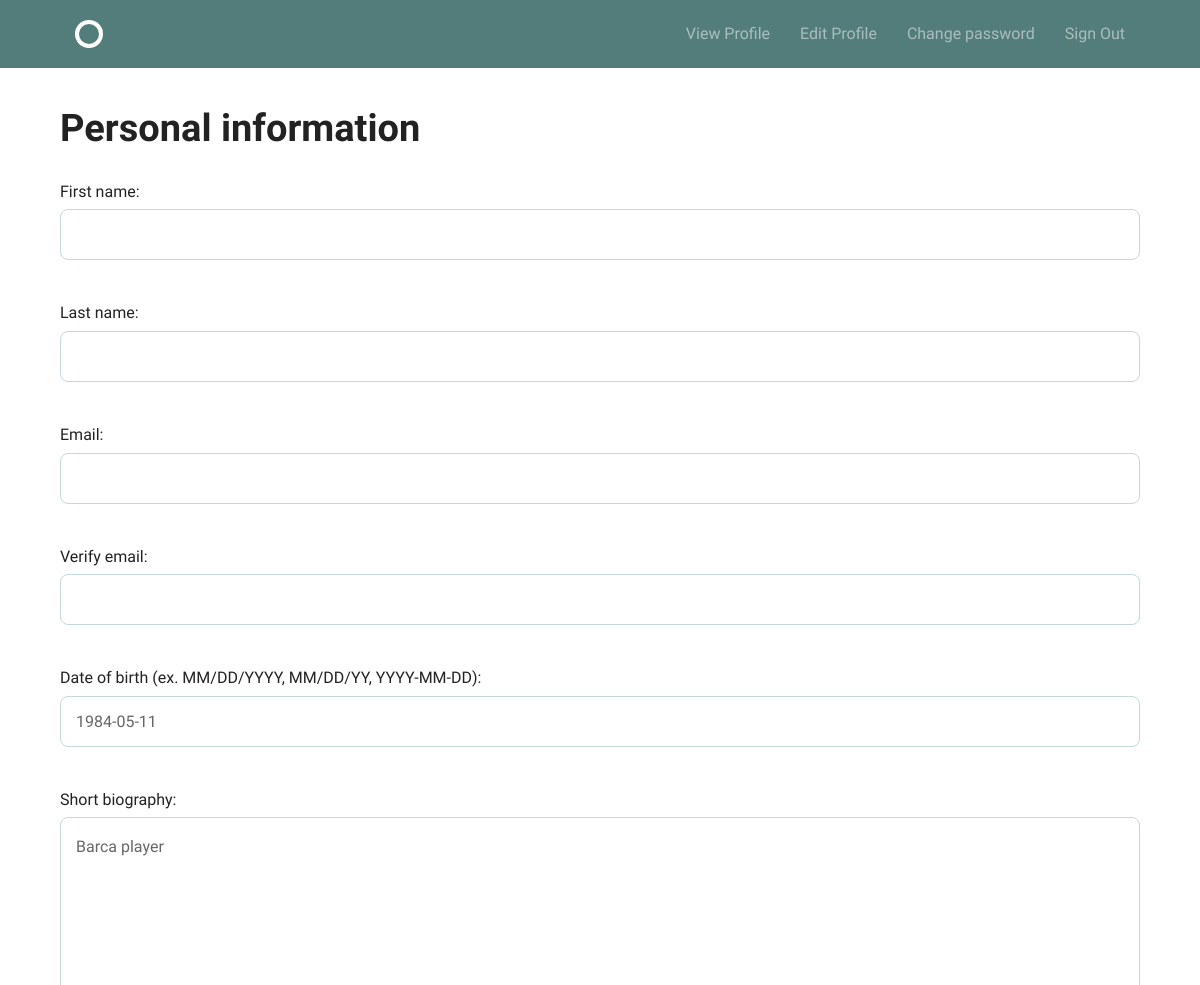
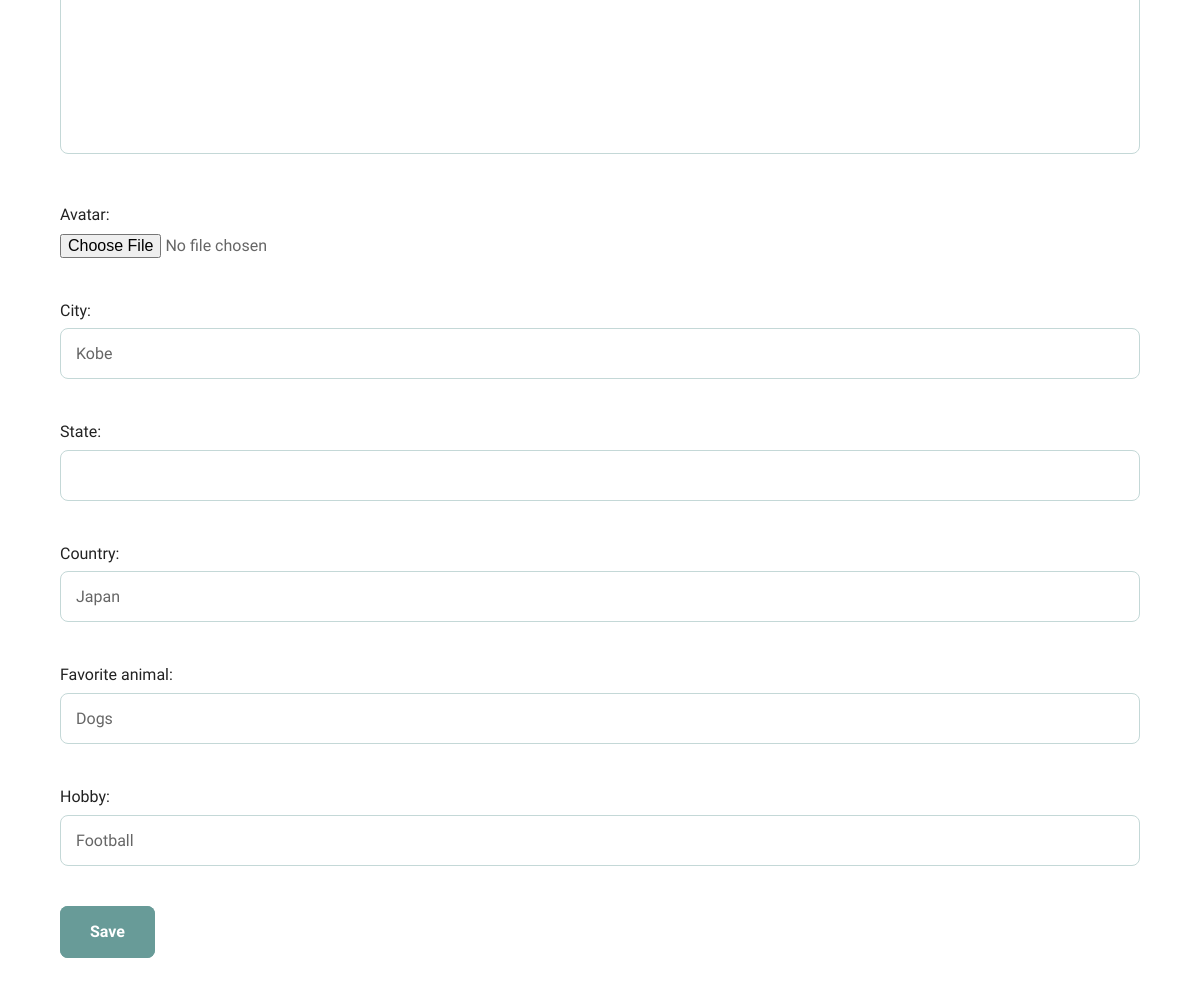
Before: /accounts/profile/edit/ (signed in) with the older database file (2 pictures, top to bottom).
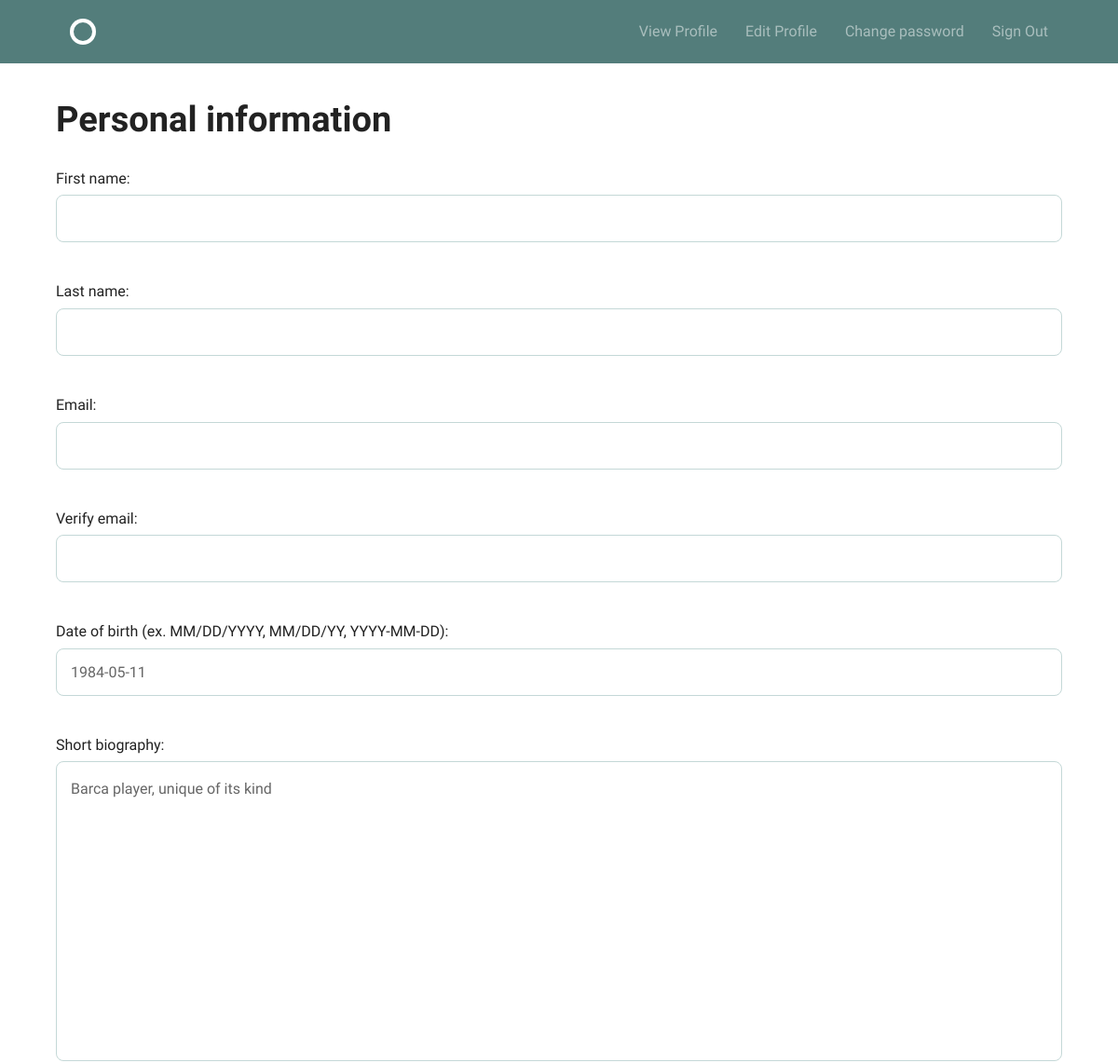
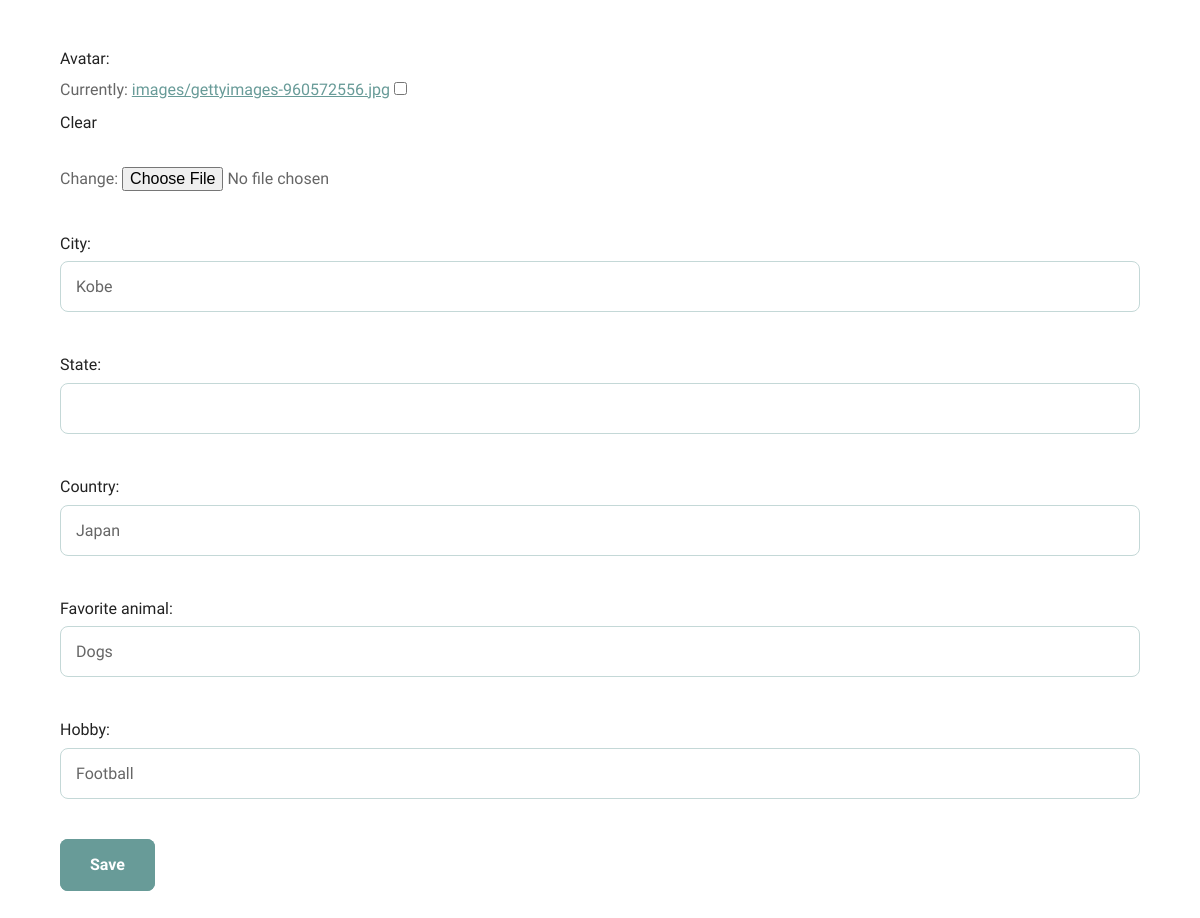
After: the same page with the newer database file (2 pictures, top to bottom).
### accounts/models.py (models this page shows)
class Profile(models.Model):
    username = models.OneToOneField(User,on_delete=models.CASCADE)
    first_name = models.CharField(max_length=255, blank=True)
    last_name = models.CharField(max_length=255, blank=True)
    email = models.EmailField(null=True,blank=True,unique=True)
    date_birth = models.DateField(null=True,blank=True)
    avatar = models.ImageField(
                               upload_to='images/',
                               null=True,
                               blank=True
                               )
    bio = models.TextField(max_length=255, blank=True)
    city = models.CharField(max_length=255, blank=True)
    state = models.CharField(max_length=255, blank=True)
    country = models.CharField(max_length=255, blank=True)
    fav_animal = models.CharField(max_length=255, blank=True)
    hobby = models.CharField(max_length=255, blank=True)

### accounts/views.py (the view)
# urls.py: url(r'profile/edit/$', views.profile_edit, name='profile_edit'),
@login_required
@transaction.atomic
def profile_edit(request):
    if request.method == 'POST':
        profile_form = forms.ProfileForm(
                                        request.POST,
                                        request.FILES,
                                        instance=request.user.profile
                                        )
        if profile_form.is_valid():
            profile_form.save()
            messages.success(request,'Profile was successfully updated!')
            return redirect('accounts:profile')
    else:
        profile_form = forms.ProfileForm(instance=request.user.profile)
    return render(request, 'accounts/profile_edit.html', {
        'profile_form': profile_form
        })

### accounts/forms.py (shortened to what this page needs)
class ProfileForm(forms.ModelForm):
    confirm_email = forms.EmailField(label='Verify email')
    date_birth = forms.DateField(
        input_formats=['%m/%d/%Y', '%m/%d/%y', '%Y-%m-%d',],
        label='Date of birth (ex. MM/DD/YYYY, MM/DD/YY, YYYY-MM-DD)')
    class Meta:
        model = models.Profile
        fields = (
            'first_name',
            'last_name',
            'email',
            'confirm_email',
            'date_birth',
            'bio',
            'avatar',
            'city',
            'state',
            'country',
            'fav_animal',
            'hobby',
            )
        labels = {
            'bio': 'Short biography',
            'fav_animal': 'Favorite animal',
            }

### accounts/templates/accounts/profile_edit.html (shortened to what this page needs)
{% extends 'layout.html' %}
{% block body %}
    <div class="row columns">
        <h1>Personal information</h1>
        <form method="POST" enctype="multipart/form-data" action="">
            <section>
              {{ profile_form.as_p }}
            </section>
            <input type="submit" class="button-primary" value="Save">
        </form>
    </div>
{% endblock %}

Changed rows visible on the page:
changed Profile "Kobe": bio "Barca player" → "Barca player, unique of its kind"
Other visible differences:
form field as_p: (not shown) → "☐"
text no longer shown: "First name: Last name: Email: Verify email: Date of birth (ex. MM/DD/YYYY, MM/DD/YY, YYYY-MM-DD): Short biography: Avatar: City: State: Country: Favorite animal: Hobby:"
text now shown: "First name: Last name: Email: Verify email: Date of birth (ex. MM/DD/YYYY, MM/DD/YY, YYYY-MM-DD): Short biography: Avatar: Currently: images/gettyimages-960572556.jpg Clear Change: City: State: Country: Favorite animal: Hobby:"
